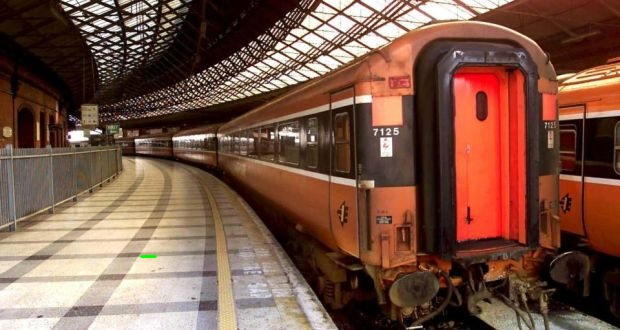
#> input picture HoughLines/houghlines5.jpg, 620 x 330 px
$ python hough_lines.py   (Python 2 division)
#> lines starting #> are read from the running program, lines starting #| are printed output that depends on the picture; after the words box and inside, x2 and y2 are one past the last pixel; in counts of white or black regions, pixels touching at a corner belong together
import cv2
import numpy as np

img = cv2.imread('houghlines5.jpg')
#> img is the input picture: shape (330, 620, 3); mean B, G, R 69.4, 84.7, 120.5
gray = cv2.cvtColor(img, cv2.COLOR_BGR2GRAY)
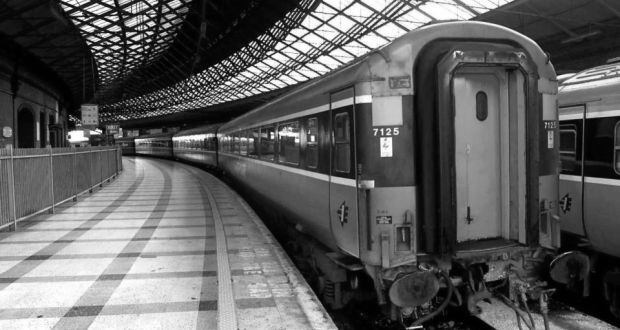
#> gray: shape (330, 620); min 0, max 255, mean 93.7
edges = cv2.Canny(gray, 50, 120)
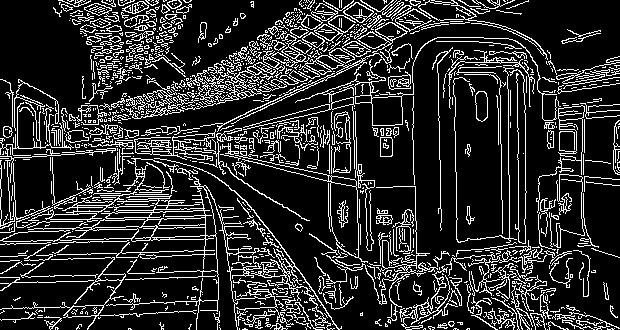
#> edges: shape (330, 620); 17.4% white in thin lines or dots
minLineLength = 20
maxLineGap = 4
lines = cv2.HoughLinesP(edges, 1, np.pi/180, 100, minLineLength, maxLineGap)
#> lines = 757 rows, first 6: [238, 252, 255, 252], [94, 187, 101, 184], [3, 277, 19, 277], [19, 282, 36, 282], [311, 177, 338, 183], [106, 274, 123, 274]
print lines[0]
#| [[238 252 255 252]]
print lines[0]
#| [[238 252 255 252]]
for i in xrange(len(lines)):
    x1, y1, x2, y2 = lines[i][0]
    cv2.line(img, (x1, y1), (x2, y2), (0, 255, 0), 2)
#> this loop made 757 passes
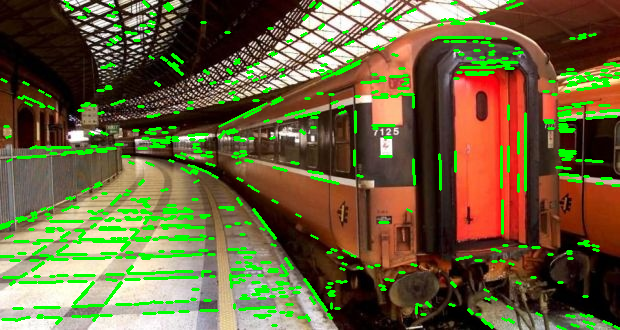
#> img: shape (330, 620, 3); 9.71% of pixels changed, all inside (x1, y1, x2, y2) = (0, 0, 620, 330)

cv2.imshow("edges", edges)
cv2.imshow("lines", img)
cv2.waitKey()
cv2.destroyAllWindows()
